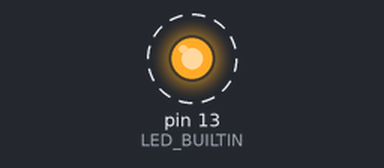
The program below on a simulated Teensy 4. Shown: output pins drawn as LEDs (lit = HIGH). Dashed ring = blinking. What the program prints to the serial monitor is not drawn.

Above: at 0.5 s.
Timing chart, 0 to 4.6 s (numbered marks = the images above):
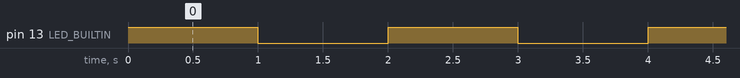

Measured:
- by itself, pin 13 (LED_BUILTIN): alternates HIGH for 1.0 s and LOW for 1.0 s

The program:

main.cpp
```cpp
#include <Arduino.h>

// Set LED_BUILTIN if it is not defined by Arduino framework
#define LED_BUILTIN 13

void setup()
{
  // initialize LED digital pin as an output.
  pinMode(LED_BUILTIN, OUTPUT);
  Serial.begin(9600);
}

void loop()
{
  // turn the LED on (HIGH is the voltage level)
  digitalWrite(LED_BUILTIN, HIGH);

  // wait for a second
  delay(1000);

  // turn the LED off by making the voltage LOW
  digitalWrite(LED_BUILTIN, LOW);
  Serial.println("uwu");
   // wait for a second
  delay(1000);
}
```
